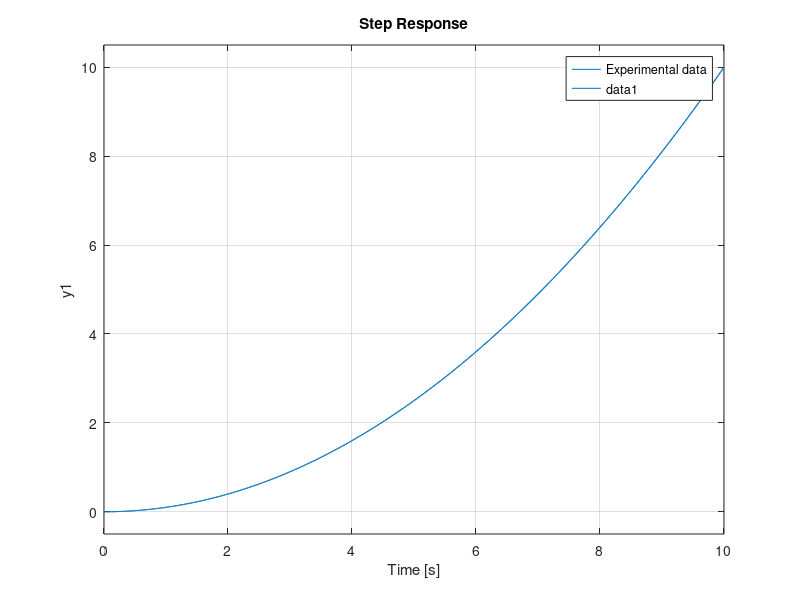

The MATLAB source for this figure: (Note: this script raises an error after producing the figure.)
%% Grey Box Model of the Cubesat
clc
clear
s=tf('s');

%% Experimental x Continuous Model
% Import Experimental data

% Continuous Model
J=1;                % Moment of Inertia
Gp_s=1/(J*s*s);     % Continuous Model transfer function Gp(s)

% Graph: -------------------
hold on
step(0.2*Gp_s)      % Step at 20% Dutycycle

legend('Experimental data', 'Continous Model')

%% Discretize (Bilinear Transform)
Ts=1e-3;                      % Sampling Period
Gp_z=c2d(Gp_s,Ts,'tustin');   % Discrete Model Gp(z)

hold on
step(0.2*Gp_s)          % Step in the continuous model
step(0.2*Gp_z, '-r')    % Step in the discrete Model
legend('Experimental data', 'Continous Model', 'Discrete Model')
grid on


%% Compare Model x System
% legend('Continous Model', 'Discrete Model')
% Experimental Data
% Continuous (s) Model Response
% Discrete (z) Model Response

% legend('Experimental data', 'Continous Model', 'Discrete Model')



% y= a*t
% % (K/s^3) => K(t^2)/2
% % a=K/2 => K=2*a
% close all
% y1=9e5;
% t1=601;
% a= y1/(t1*t1);
% k2=2*a;
% t=0:1:900;
% yt=a*t.*t;
% hold on
% plot(t,yt, 'g--')
% step(Cubesat2)
% grid on
% legend('Model', 'Plant')
% disp(k2)
% % grid on
